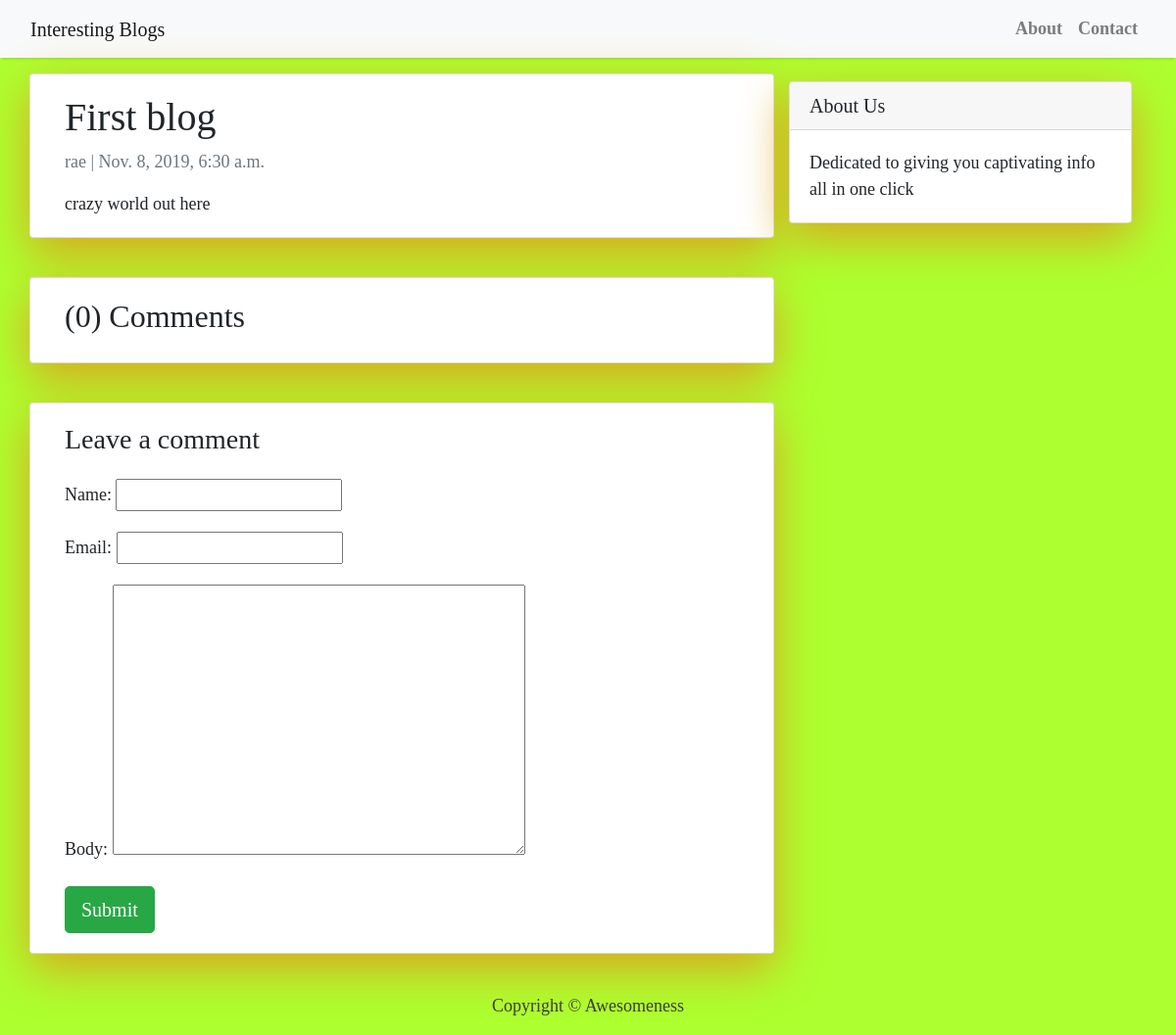
Page /the-first-blog/ on the earlier database version.
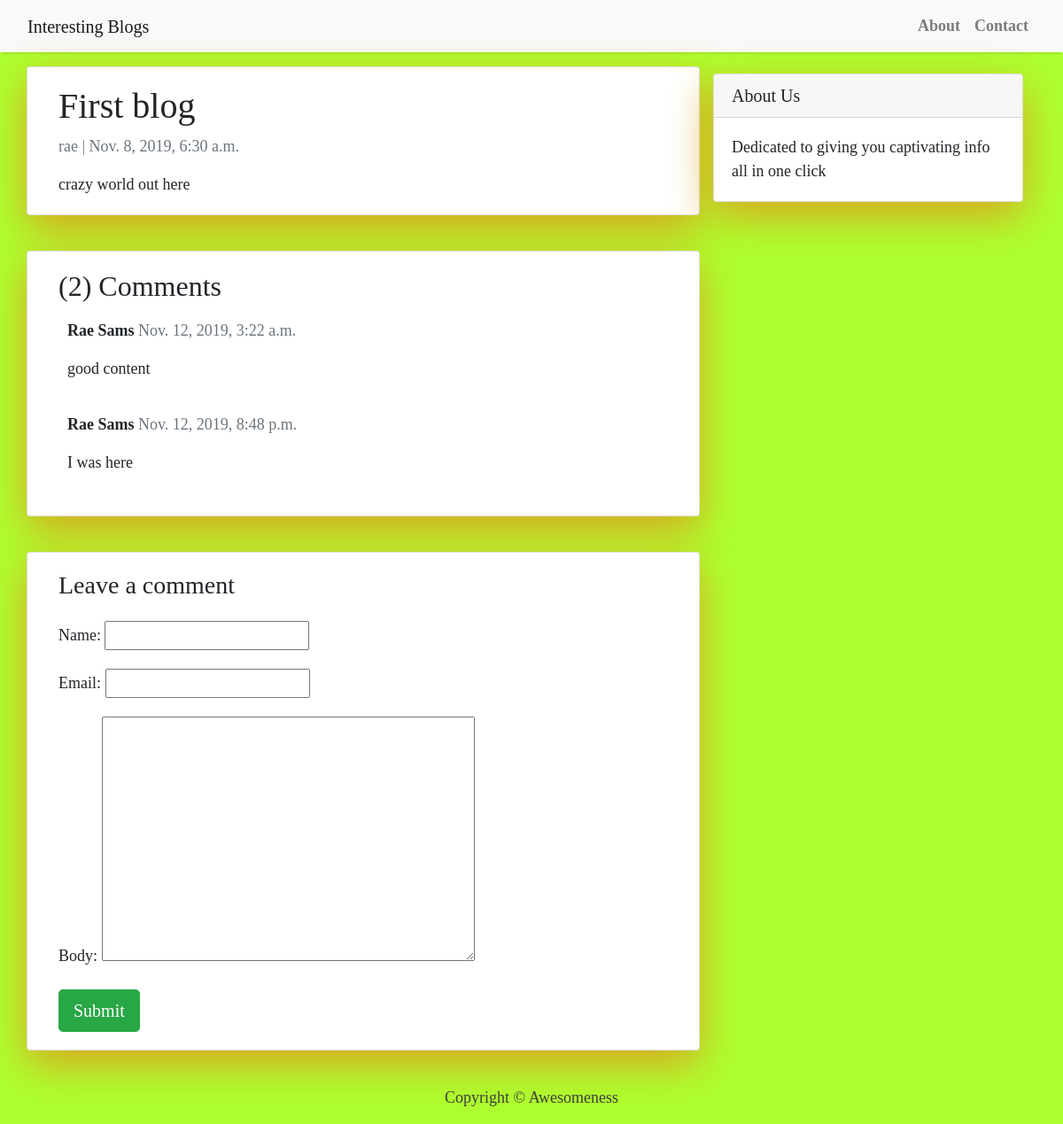
Same page on the later database version.
### Blog/models.py (models this page shows, shortened)
class Post(models.Model):
    blog_title = models.CharField(max_length = 200, unique = True)
    slug = models.SlugField(max_length = 200, unique = True)
    blog_author =models.ForeignKey(User, on_delete = models.CASCADE, related_name = 'blog_post')
    created_on = models.DateTimeField(auto_now_add = True)
    updated_on = models.DateTimeField(auto_now = True)
    blog_content = models.TextField()
    status = models.IntegerField(choices = STATUS, default = 0)
    class Meta:
        ordering = [ 'blog_author', '-created_on' ]

class Comment(models.Model):
    post = models.ForeignKey(Post,on_delete=models.CASCADE,related_name='comments')
    name = models.CharField(max_length=80)
    email = models.EmailField()
    body = models.TextField()
    created_on = models.DateTimeField(auto_now_add=True)
    active = models.BooleanField(default=False)
    class Meta:
        ordering = ['created_on']

### Blog/views.py (the view)
# urls.py: path('<slug:slug>/', post_detail, name='post_detail')
def post_detail(request, slug):
    template_name = "Blog/post_detail.html"
    post = get_object_or_404(Post, slug=slug)
    comments = post.comments.filter(active=True)
    new_comment = None
    if request.method == "POST":
        comment_form = CommentForm(data=request.POST)
        if comment_form.is_valid():
            new_comment = comment_form.save(commit=False)
            new_comment.post = post
            new_comment.save()
    else:
        comment_form = CommentForm()
    return render(
        request,
        template_name,
        {
            "post": post,
            "comments": comments,
            "new_comment": new_comment,
            "comment_form": comment_form,
        },
    )

### Blog/forms.py
class CommentForm(forms.ModelForm):
    class Meta:
        model = Comment
        fields = ('name', 'email', 'body')

### Blog/templates/Blog/post_detail.html (shortened to what this page needs)
{% extends 'Blog/base.html' %} {% block content %}
<div class="container">
  <div class="row">
    <div class="col-md-8 card mb-4  mt-3 left  top">
      <div class="card-body">
        <h1>{% block title %} {{ post.blog_title }} {% endblock title %}</h1>
        <p class=" text-muted">{{ post.blog_author }} | {{ post.created_on }}</p>
        <p class="card-text ">{{ post.blog_content  }}</p>
      </div>
    </div>
    {% block sidebar %} {% include 'Blog/sidebar.html' %} {% endblock sidebar %}
    <div class="col-md-8 card mb-4  mt-3 ">
      <div class="card-body">
        <h2>({{ comments.count }}) Comments</h2>
        {% for comment in comments %}
        <div class="comments" style="padding: 10px;">
          <p class="font-weight-bold">
            {{ comment.name }}
            <span class=" text-muted font-weight-normal">
              {{ comment.created_on }}
            </span>
          </p>
          {{ comment.body | linebreaks }}
        </div>
        {% endfor %}
      </div>
    </div>
    <div class="col-md-8 card mb-4  mt-3 ">
      <div class="card-body">
        {% if new_comment %}
        <div class="alert alert-success" role="alert">
          Your comment is awaiting moderation
        </div>
        {% else %}
        <h3>Leave a comment</h3>
        <form method="post" style="margin-top: 1.3em;">
          {{ comment_form.as_p }}
          <button type="submit" class="btn btn-success btn-lg">Submit</button>
        </form>
        {% endif %}
      </div>
    </div>
  </div>
</div>
{% endblock content %}

### Blog/templates/Blog/base.html (shortened to what this page needs)
<!DOCTYPE html>
<html>
<head>
    <link rel="stylesheet" href="https://maxcdn.bootstrapcdn.com/bootstrap/4.0.0/css/bootstrap.min.css"
 />
</head>
<body>
    <nav class="navbar navbar-expand-lg navbar-light bg-light shadow" id="mainNav">
        <div class="container-fluid">
            <a class="navbar-brand" href="{% url 'home' %}">Interesting Blogs</a>
            <div class="collapse navbar-collapse" id="navbarResponsive">
                <ul class="navbar-nav ml-auto">
                    <li class="nav-item text-black">
                        <a class="nav-link text-black font-weight-bold" href="#">About</a>
                    </li>
                    <li class="nav-item text-black">
                        <a class="nav-link text-black font-weight-bold" href="#">Contact</a>
                    </li>
                </ul>
            </div>
        </div>
    </nav>
    {% block content %}{% endblock content %}
    <footer class="py-3 bg-green">
        <p class="m-0 text-dark text-center ">Copyright &copy; Awesomeness</p>
    </footer>
</body>
</html>

### Blog/templates/Blog/sidebar.html (shortened to what this page needs)
{% block sidebar %}
<div class="col-md-4 float-right ">
    <div class="card my-4">
        <h5 class="card-header">About Us</h5>
        <div class="card-body">
            <p class="card-text"> Dedicated to giving you captivating info all in one click</p>
        </div>
    </div>
</div>
{% endblock sidebar %}

### Blog/templates/Blog/base.html (style rules this page uses)
.card { box-shadow: 0 16px 48px goldenrod; }
body { font-family: "Times New Roman", Times, serif; font-size: 17px; background-color: #fdfdfd; }
.shadow { box-shadow: 0 4px 2px -2px rgba(0, 0, 0, 0.1); }

### Blog/templates/Blog/sidebar.html (style rules this page uses)
.card { box-shadow: 0 16px 48px goldenrod; }
body { font-family: "Times New Roman", Times, serif; font-size: 18px; background-color: greenyellow; }

Differences in the rows shown:
added Comment: name "Rae Sams", created_on "Nov. 12, 2019, 3:22 a.m.", body "good content"
added Comment: name "Rae Sams", created_on "Nov. 12, 2019, 8:48 p.m.", body "I was here"
Other differences:
{{ comments.count }}: "0" → "2"
